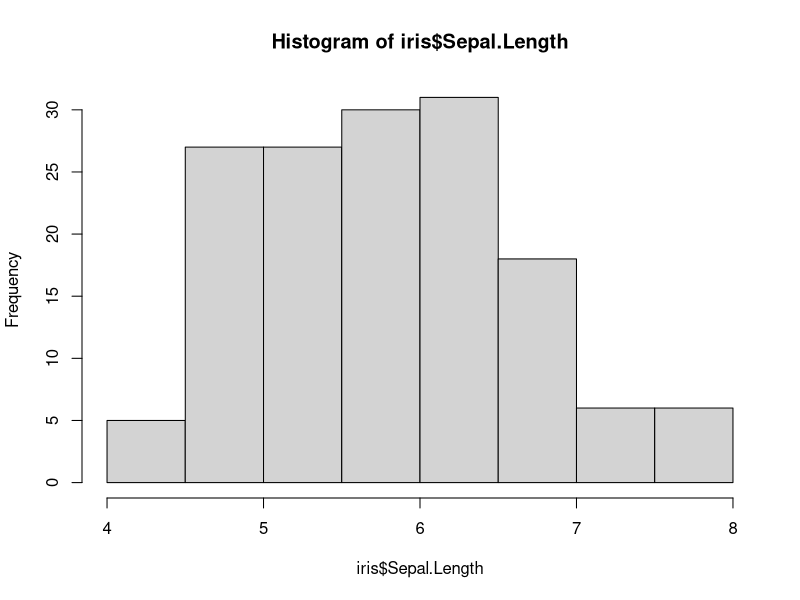
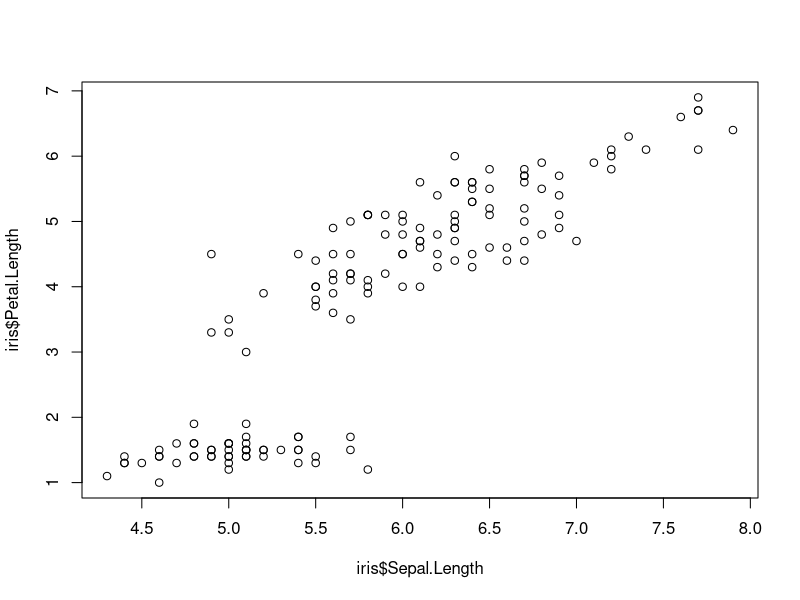

Generate these figures, in order, with R:
## ---- chunk 1
knitr::opts_chunk$set(echo = TRUE)
## ---- chunk 2
str(iris)
summary(iris)
## ---- chunk 3
hist(iris$Sepal.Length)
## ---- chunk 4
plot(iris$Sepal.Length,iris$Petal.Length)
